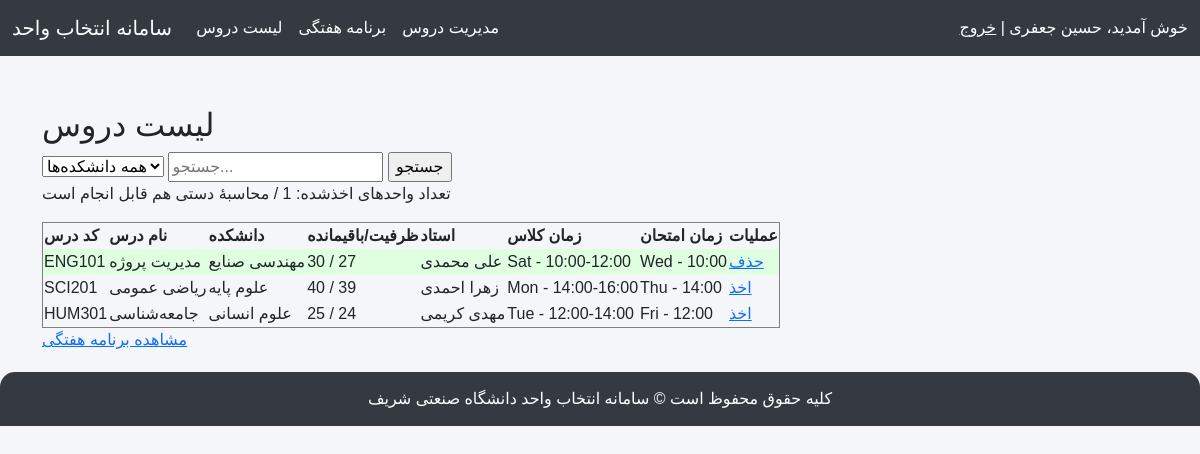
The app's page /courses/ (signed in) with its own data.
### course_app/models.py (models this page shows, shortened)
class Course(models.Model):
    course_code = models.CharField(max_length=20, unique=True, verbose_name="کد درس")
    course_name = models.CharField(max_length=200, verbose_name="نام درس")
    department = models.ForeignKey(Department, on_delete=models.CASCADE, related_name='courses')
    instructor = models.ForeignKey(Instructor, on_delete=models.SET_NULL, null=True, blank=True)
    credits = models.PositiveIntegerField(default=3, verbose_name="تعداد واحد")
    capacity = models.PositiveIntegerField(default=30, verbose_name="ظرفیت کل")
    class_day = models.CharField(max_length=50, verbose_name="روز کلاس (مثلاً Sat, Mon...)")
    class_time = models.CharField(max_length=50, verbose_name="ساعت کلاس (مثلاً 10:00-12:00)")
    exam_day = models.CharField(max_length=50, verbose_name="روز امتحان", blank=True)
    exam_time = models.CharField(max_length=50, verbose_name="ساعت امتحان", blank=True)
    prerequisites = models.ManyToManyField('self', symmetrical=False, related_name='is_prerequisite_for', blank=True)
    corequisites = models.ManyToManyField('self', symmetrical=False, related_name='is_corequisite_for', blank=True)
    def remaining_capacity(self):
        enrolled_count = Enrollment.objects.filter(course=self).count()
        return self.capacity - enrolled_count

class Department(models.Model):
    name = models.CharField(max_length=100, verbose_name="نام دانشکده")

class Instructor(models.Model):
    first_name = models.CharField(max_length=100, verbose_name="نام استاد")
    last_name = models.CharField(max_length=100, verbose_name="نام خانوادگی استاد")
    email = models.EmailField(null=True, blank=True)
    department = models.ForeignKey(Department, on_delete=models.SET_NULL, null=True)

### course_app/views.py (the view)
# urls.py: path('courses/', course_list_view, name='course_list'),
@login_required
def course_list_view(request):
    if is_admin(request.user):
        return redirect('manage_courses')
    departments = Department.objects.all()
    selected_dept = request.GET.get('dept')
    search_query = request.GET.get('q')
    if selected_dept:
        courses = Course.objects.filter(department__id=selected_dept)
    else:
        courses = Course.objects.all()
    if search_query:
        courses = courses.filter(course_name__icontains=search_query)
    student = request.user.student_profile
    enrolled_courses = Enrollment.objects.filter(student=student).values_list('course_id', flat=True)
    return render(request, 'course_list.html', {
        'departments': departments,
        'courses': courses,
        'enrolled_courses': enrolled_courses,
        'selected_dept': selected_dept,
        'search_query': search_query
    })

### course_app/views.py (called while the page is built)
def is_admin(user):
    return user.is_staff or user.is_superuser

### course_app/templates/course_list.html (shortened to what this page needs)
{% extends 'base.html' %}
{% block content %}
<h2>لیست دروس</h2>
<form method="get">
    <select name="dept" onchange="this.form.submit()">
        <option value="">همه دانشکده‌ها</option>
    </select>
    <input type="text" name="q" placeholder="جستجو..." value="{{ search_query|default_if_none:'' }}">
    <input type="submit" value="جستجو">
</form>
<p>
    تعداد واحدهای اخذشده:
    {{ enrolled_courses.count }} / محاسبهٔ دستی هم قابل انجام است
</p>
<table border="1">
    <tr>
        <th>کد درس</th>
        <th>نام درس</th>
        <th>دانشکده</th>
        <th>ظرفیت/باقیمانده</th>
        <th>استاد</th>
        <th>زمان کلاس</th>
        <th>زمان امتحان</th>
        <th>عملیات</th>
    </tr>
    {% for c in courses %}
    <tr {% if c.id in enrolled_courses %} style="background-color: #e0ffe0;" {% endif %}>
        <td>{{ c.course_code }}</td>
        <td>{{ c.course_name }}</td>
        <td>{{ c.department.name }}</td>
        <td>{{ c.capacity }} / {{ c.remaining_capacity }}</td>
        <td>{% if c.instructor %}{{ c.instructor.first_name }} {{ c.instructor.last_name }}{% endif %}</td>
        <td>{{ c.class_day }} - {{ c.class_time }}</td>
        <td>{{ c.exam_day }} - {{ c.exam_time }}</td>
        <td>
            {% if c.id in enrolled_courses %}
            <a href="{% url 'course_remove' c.id %}">حذف</a>
            {% else %}
            <a href="{% url 'course_add' c.id %}">اخذ</a>
            {% endif %}
        </td>
    </tr>
    {% endfor %}
</table>
<p>
    <a href="{% url 'weekly_schedule' %}">مشاهده برنامه هفتگی</a>
</p>
{% endblock %}

### course_app/templates/base.html (shortened to what this page needs)
<!DOCTYPE html>
<html lang="fa">
<head>
    <link href="https://cdn.jsdelivr.net/npm/bootstrap@5.3.0/dist/css/bootstrap.min.css" rel="stylesheet">
    <link href="https://cdnjs.cloudflare.com/ajax/libs/font-awesome/6.4.2/css/all.min.css" rel="stylesheet">
</head>
<body>
    <nav class="navbar navbar-expand-lg navbar-dark">
        <div class="container-fluid">
            <a class="navbar-brand" href="#">سامانه انتخاب واحد</a>
            <div class="collapse navbar-collapse" id="navbarNav">
                <ul class="navbar-nav me-auto mb-2 mb-lg-0">
                    <li class="nav-item">
                        <a class="nav-link" href="/courses">لیست دروس</a>
                    </li>
                    <li class="nav-item">
                        <a class="nav-link" href="/schedule">برنامه هفتگی</a>
                    </li>
                    <li class="nav-item">
                        <a class="nav-link" href="/manage/courses">مدیریت دروس</a>
                    </li>
                </ul>
                <span class="navbar-text">
                    {% if user.is_authenticated %}
                        خوش آمدید، {{ user.first_name }} {{ user.last_name }} | <a href="/logout" class="text-white">خروج</a>
                    {% else %}
                        <a href="/login" class="text-white">ورود</a> | <a href="/signup" class="text-white">ثبت نام</a>
                    {% endif %}
                </span>
            </div>
        </div>
    </nav>
    <div class="container">
        {% block content %}{% endblock %}
    </div>
    <div class="footer">
        کلیه حقوق محفوظ است © سامانه انتخاب واحد دانشگاه صنعتی شریف
    </div>
</body>
</html>

### course_app/templates/base.html (style rules this page uses)
body { font-family: 'Vazir', sans-serif; background-color: #f4f6f9; }
.navbar { background-color: #343a40; }
.navbar-brand, .nav-link, .navbar-text { color: #ffffff !important; }
.container { margin-top: 50px; }
.footer { text-align: center; padding: 15px; margin-top: 20px; background-color: #343a40; color: white; border-radius: 15px 15px 0 0; }

### records on screen
Course: course_code "ENG101", course_name "مدیریت پروژه", department.name "مهندسی صنایع", capacity "30", remaining_capacity "27", instructor.first_name "علی", instructor.last_name "محمدی", class_day "Sat", class_time "10:00-12:00", exam_day "Wed", exam_time "10:00", shows "حذف"
Course: course_code "SCI201", course_name "ریاضی عمومی", department.name "علوم پایه", capacity "40", remaining_capacity "39", instructor.first_name "زهرا", instructor.last_name "احمدی", class_day "Mon", class_time "14:00-16:00", exam_day "Thu", exam_time "14:00", shows "اخذ"
Course: course_code "HUM301", course_name "جامعه‌شناسی", department.name "علوم انسانی", capacity "25", remaining_capacity "24", instructor.first_name "مهدی", instructor.last_name "کریمی", class_day "Tue", class_time "12:00-14:00", exam_day "Fri", exam_time "12:00", shows "اخذ"

### other values on screen
{{ user.first_name }} "حسین"
{{ user.last_name }} "جعفری"
